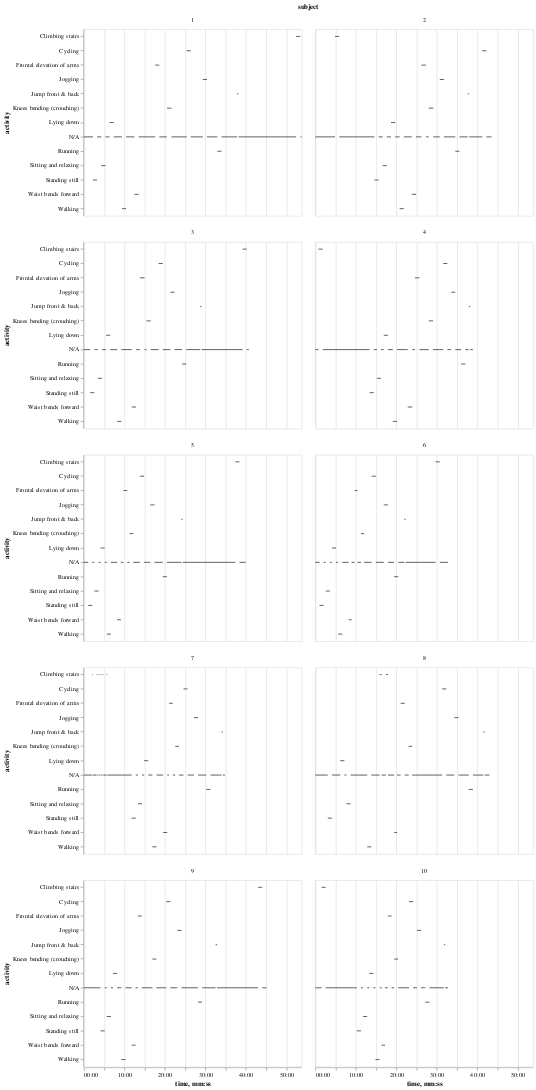

Notebook cell for this chart:
### Code cell
alt.Chart(activity_length_df).mark_rule().encode(
    y = alt.Y('activity:N'),
    x = alt.X('start:T', axis=alt.Axis(title='time, mm:ss', format =('%M:%S'))),
    x2 = alt.X2('end:T')
).properties(
    width = 700/2,
    height= 300
).facet(
    facet='subject:Q', 
    columns=2
)

### Figure 1 — Vega-Lite specification as saved in the notebook (floating-point values rounded to 4 significant figures; data arrays with more than 128 entries replaced by an {"elided": "..."} marker saying what was removed)
{"config": {"view": {"continuousWidth": 400, "continuousHeight": 300}}, "data": {"name": "data-9f71efbe3691ac045f84c55191aa6003"}, "facet": {"type": "quantitative", "field": "subject"}, "spec": {"mark": "rule", "encoding": {"x": {"type": "temporal", "axis": {"format": "%M:%S", "title": "time, mm:ss"}, "field": "start"}, "x2": {"field": "end"}, "y": {"type": "nominal", "field": "activity"}}, "height": 300, "width": 350.0}, "columns": 2, "$schema": "https://vega.github.io/schema/vega-lite/v4.8.1.json", "datasets": {"data-9f71efbe3691ac045f84c55191aa6003": {"elided": "262 records"}}}
